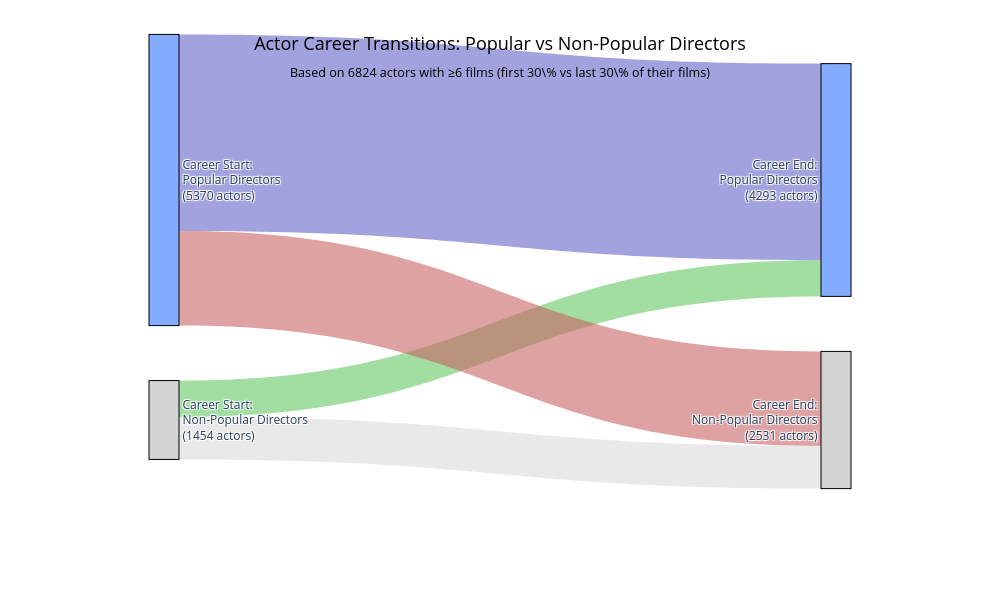

This figure's notebook cell:
### Code cell
from Director_Director_Graph.director_graph_functions import visualize_actor_transitions

visualize_actor_transitions(transitions, total_actors, actor_min_films)

### Figure 1 — Plotly figure (JSON) as saved in the notebook; plotly's stock layout.template omitted (floating-point values rounded to 4 significant figures)
{"data": [{"link": {"color": ["rgba(200, 200, 200, 0.4)", "rgba(100, 200, 100, 0.6)", "rgba(200, 100, 100, 0.6)", "rgba(100, 100, 200, 0.6)"], "label": ["786 actors", "668 actors", "1745 actors", "3625 actors"], "source": [0, 0, 1, 1], "target": [2, 3, 2, 3], "value": [786, 668, 1745, 3625]}, "node": {"color": ["rgba(200, 200, 200, 0.8)", "rgba(100, 150, 255, 0.8)", "rgba(200, 200, 200, 0.8)", "rgba(100, 150, 255, 0.8)"], "label": ["Career Start:<br>Non-Popular Directors<br>(1454 actors)", "Career Start:<br>Popular Directors<br>(5370 actors)", "Career End:<br>Non-Popular Directors<br>(2531 actors)", "Career End:<br>Popular Directors<br>(4293 actors)"], "line": {"color": "black", "width": 1}, "pad": 30, "thickness": 30, "x": [0.1, 0.1, 0.9, 0.9], "y": [0.8, 0.2, 0.8, 0.2]}, "type": "sankey"}], "layout": {"title": {"font": {"size": 18, "color": "black"}, "text": "Actor Career Transitions: Popular vs Non-Popular Directors<br><sub>Based on 6824 actors with ≥6 films (first 30\\% vs last 30\\% of their films)</sub>", "x": 0.5, "xanchor": "center"}, "font": {"size": 12}, "margin": {"b": 100}, "paper_bgcolor": "white", "height": 600, "width": 1000}}
